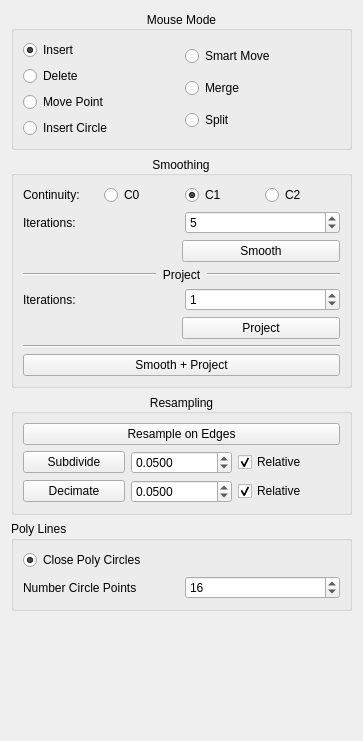
<?xml version="1.0" encoding="UTF-8"?>
<ui version="4.0">
 <class>PolyLineToolbar</class>
 <widget class="QWidget" name="PolyLineToolbar">
  <property name="geometry">
   <rect>
    <x>0</x>
    <y>0</y>
    <width>363</width>
    <height>741</height>
   </rect>
  </property>
  <property name="sizePolicy">
   <sizepolicy hsizetype="MinimumExpanding" vsizetype="MinimumExpanding">
    <horstretch>0</horstretch>
    <verstretch>0</verstretch>
   </sizepolicy>
  </property>
  <property name="maximumSize">
   <size>
    <width>16777215</width>
    <height>16777215</height>
   </size>
  </property>
  <property name="windowTitle">
   <string>Form</string>
  </property>
  <layout class="QVBoxLayout" name="verticalLayout_2">
   <item>
    <widget class="QGroupBox" name="groupBox">
     <property name="sizePolicy">
      <sizepolicy hsizetype="Preferred" vsizetype="Preferred">
       <horstretch>0</horstretch>
       <verstretch>0</verstretch>
      </sizepolicy>
     </property>
     <property name="title">
      <string>Mouse Mode</string>
     </property>
     <property name="alignment">
      <set>Qt::AlignCenter</set>
     </property>
     <layout class="QHBoxLayout">
      <item>
       <layout class="QVBoxLayout">
        <item>
         <widget class="QRadioButton" name="rb_insert">
          <property name="toolTip">
           <string>Insert a new Polyline</string>
          </property>
          <property name="statusTip">
           <string>Insert a new Polyline</string>
          </property>
          <property name="text">
           <string>Insert</string>
          </property>
          <property name="checked">
           <bool>true</bool>
          </property>
         </widget>
        </item>
        <item>
         <widget class="QRadioButton" name="rb_delete">
          <property name="toolTip">
           <string>Delete a Polyline</string>
          </property>
          <property name="statusTip">
           <string>Delete a Polyline</string>
          </property>
          <property name="text">
           <string>Delete</string>
          </property>
         </widget>
        </item>
        <item>
         <widget class="QRadioButton" name="rb_move">
          <property name="toolTip">
           <string>Move a Point of a Polyline while keeping all others fixed</string>
          </property>
          <property name="statusTip">
           <string>Move a Point of a Polyline while keeping all others fixed</string>
          </property>
          <property name="text">
           <string>Move Point</string>
          </property>
         </widget>
        </item>
        <item>
         <widget class="QRadioButton" name="rb_InsertCircle">
          <property name="text">
           <string>Insert Circle</string>
          </property>
         </widget>
        </item>
       </layout>
      </item>
      <item>
       <layout class="QVBoxLayout">
        <item>
         <widget class="QRadioButton" name="rb_smart_move">
          <property name="toolTip">
           <string>Move Points of a Polyline</string>
          </property>
          <property name="statusTip">
           <string>Move Points of a Polyline</string>
          </property>
          <property name="text">
           <string>Smart Move</string>
          </property>
         </widget>
        </item>
        <item>
         <widget class="QRadioButton" name="rb_merge">
          <property name="toolTip">
           <string>Merge two Polylines</string>
          </property>
          <property name="statusTip">
           <string>Merge two Polylines</string>
          </property>
          <property name="text">
           <string>Merge</string>
          </property>
         </widget>
        </item>
        <item>
         <widget class="QRadioButton" name="rb_split">
          <property name="toolTip">
           <string>Split a Polyline</string>
          </property>
          <property name="statusTip">
           <string>Split a Polyline</string>
          </property>
          <property name="text">
           <string>Split</string>
          </property>
         </widget>
        </item>
       </layout>
      </item>
     </layout>
    </widget>
   </item>
   <item>
    <widget class="QGroupBox" name="groupBox_2">
     <property name="title">
      <string>Smoothing</string>
     </property>
     <property name="alignment">
      <set>Qt::AlignCenter</set>
     </property>
     <layout class="QVBoxLayout" name="verticalLayout">
      <item>
       <layout class="QHBoxLayout">
        <item>
         <widget class="QLabel" name="label">
          <property name="text">
           <string>Continuity:</string>
          </property>
         </widget>
        </item>
        <item>
         <widget class="QRadioButton" name="rb_smooth_c0">
          <property name="toolTip">
           <string>C0 continuity</string>
          </property>
          <property name="statusTip">
           <string>C0 continuity</string>
          </property>
          <property name="text">
           <string>C0</string>
          </property>
          <property name="checked">
           <bool>false</bool>
          </property>
         </widget>
        </item>
        <item>
         <widget class="QRadioButton" name="rb_smooth_c1">
          <property name="toolTip">
           <string>C1 continuity</string>
          </property>
          <property name="statusTip">
           <string>C1 continuity</string>
          </property>
          <property name="text">
           <string>C1</string>
          </property>
          <property name="checked">
           <bool>true</bool>
          </property>
         </widget>
        </item>
        <item>
         <widget class="QRadioButton" name="rb_smooth_c2">
          <property name="toolTip">
           <string>C2 continuity</string>
          </property>
          <property name="statusTip">
           <string>C2 continuity</string>
          </property>
          <property name="text">
           <string>C2</string>
          </property>
         </widget>
        </item>
       </layout>
      </item>
      <item>
       <layout class="QHBoxLayout" name="horizontalLayout_3">
        <item>
         <widget class="QLabel" name="label_2">
          <property name="text">
           <string>Iterations:</string>
          </property>
         </widget>
        </item>
        <item>
         <widget class="QSpinBox" name="sb_smooth_iter">
          <property name="toolTip">
           <string>Smoothing Iterations</string>
          </property>
          <property name="statusTip">
           <string>Smoothing Iterations</string>
          </property>
          <property name="maximum">
           <number>9999</number>
          </property>
          <property name="value">
           <number>5</number>
          </property>
         </widget>
        </item>
       </layout>
      </item>
      <item>
       <layout class="QHBoxLayout" name="horizontalLayout_5">
        <item>
         <spacer name="horizontalSpacer">
          <property name="orientation">
           <enum>Qt::Horizontal</enum>
          </property>
          <property name="sizeHint" stdset="0">
           <size>
            <width>40</width>
            <height>20</height>
           </size>
          </property>
         </spacer>
        </item>
        <item>
         <widget class="QPushButton" name="pb_smooth">
          <property name="sizePolicy">
           <sizepolicy hsizetype="MinimumExpanding" vsizetype="Fixed">
            <horstretch>0</horstretch>
            <verstretch>0</verstretch>
           </sizepolicy>
          </property>
          <property name="toolTip">
           <string>Smooth the target polyline</string>
          </property>
          <property name="statusTip">
           <string>Smooth the target polyline</string>
          </property>
          <property name="text">
           <string>Smooth</string>
          </property>
         </widget>
        </item>
       </layout>
      </item>
      <item>
       <layout class="QHBoxLayout" name="horizontalLayout_2">
        <item>
         <widget class="Line" name="line_4">
          <property name="sizePolicy">
           <sizepolicy hsizetype="MinimumExpanding" vsizetype="Fixed">
            <horstretch>0</horstretch>
            <verstretch>0</verstretch>
           </sizepolicy>
          </property>
          <property name="orientation">
           <enum>Qt::Horizontal</enum>
          </property>
         </widget>
        </item>
        <item>
         <widget class="QLabel" name="label_4">
          <property name="text">
           <string>Project</string>
          </property>
          <property name="alignment">
           <set>Qt::AlignCenter</set>
          </property>
         </widget>
        </item>
        <item>
         <widget class="Line" name="line_5">
          <property name="sizePolicy">
           <sizepolicy hsizetype="MinimumExpanding" vsizetype="Fixed">
            <horstretch>0</horstretch>
            <verstretch>0</verstretch>
           </sizepolicy>
          </property>
          <property name="orientation">
           <enum>Qt::Horizontal</enum>
          </property>
         </widget>
        </item>
       </layout>
      </item>
      <item>
       <layout class="QHBoxLayout" name="horizontalLayout_4">
        <item>
         <widget class="QLabel" name="label_5">
          <property name="text">
           <string>Iterations:</string>
          </property>
         </widget>
        </item>
        <item>
         <widget class="QSpinBox" name="sb_smooth_project_iter">
          <property name="toolTip">
           <string>Projection Iterations</string>
          </property>
          <property name="statusTip">
           <string>Projection Iterations</string>
          </property>
          <property name="maximum">
           <number>9999</number>
          </property>
          <property name="value">
           <number>1</number>
          </property>
         </widget>
        </item>
       </layout>
      </item>
      <item>
       <layout class="QHBoxLayout" name="horizontalLayout_6">
        <item>
         <spacer name="horizontalSpacer_2">
          <property name="orientation">
           <enum>Qt::Horizontal</enum>
          </property>
          <property name="sizeHint" stdset="0">
           <size>
            <width>40</width>
            <height>20</height>
           </size>
          </property>
         </spacer>
        </item>
        <item>
         <widget class="QPushButton" name="pb_project">
          <property name="sizePolicy">
           <sizepolicy hsizetype="MinimumExpanding" vsizetype="Fixed">
            <horstretch>0</horstretch>
            <verstretch>0</verstretch>
           </sizepolicy>
          </property>
          <property name="toolTip">
           <string>Project the Polyline onto the object</string>
          </property>
          <property name="statusTip">
           <string>Project the Polyline onto the object</string>
          </property>
          <property name="text">
           <string>Project</string>
          </property>
         </widget>
        </item>
       </layout>
      </item>
      <item>
       <widget class="Line" name="line">
        <property name="orientation">
         <enum>Qt::Horizontal</enum>
        </property>
       </widget>
      </item>
      <item>
       <widget class="QPushButton" name="pb_smooth_project">
        <property name="toolTip">
         <string>Smooth the Polyline and project onto the object</string>
        </property>
        <property name="statusTip">
         <string>Smooth the Polyline and project onto the object</string>
        </property>
        <property name="text">
         <string>Smooth + Project</string>
        </property>
       </widget>
      </item>
     </layout>
    </widget>
   </item>
   <item>
    <widget class="QGroupBox" name="groupBox_3">
     <property name="title">
      <string>Resampling</string>
     </property>
     <property name="alignment">
      <set>Qt::AlignCenter</set>
     </property>
     <layout class="QVBoxLayout">
      <item>
       <widget class="QPushButton" name="pb_resample_on_edges">
        <property name="toolTip">
         <string>Resample on edges</string>
        </property>
        <property name="statusTip">
         <string>Resample on edges</string>
        </property>
        <property name="text">
         <string>Resample on Edges</string>
        </property>
       </widget>
      </item>
      <item>
       <layout class="QGridLayout" name="gridLayout">
        <item row="0" column="1">
         <widget class="QDoubleSpinBox" name="dsb_subdivide">
          <property name="toolTip">
           <string>Absolute segment length</string>
          </property>
          <property name="statusTip">
           <string>Absolute segment length</string>
          </property>
          <property name="decimals">
           <number>4</number>
          </property>
          <property name="maximum">
           <double>99999999.989999994635582</double>
          </property>
          <property name="singleStep">
           <double>0.010000000000000</double>
          </property>
          <property name="value">
           <double>0.050000000000000</double>
          </property>
         </widget>
        </item>
        <item row="1" column="1">
         <widget class="QDoubleSpinBox" name="dsb_decimate">
          <property name="toolTip">
           <string>Absolute segment length</string>
          </property>
          <property name="statusTip">
           <string>Absolute segment length</string>
          </property>
          <property name="decimals">
           <number>4</number>
          </property>
          <property name="maximum">
           <double>9999999.990000000223517</double>
          </property>
          <property name="singleStep">
           <double>0.010000000000000</double>
          </property>
          <property name="value">
           <double>0.050000000000000</double>
          </property>
         </widget>
        </item>
        <item row="1" column="0">
         <widget class="QPushButton" name="pb_decimate">
          <property name="toolTip">
           <string>Decimate the target polyline</string>
          </property>
          <property name="statusTip">
           <string>Decimate the target polyline</string>
          </property>
          <property name="text">
           <string>Decimate</string>
          </property>
         </widget>
        </item>
        <item row="0" column="0">
         <widget class="QPushButton" name="pb_subdivide">
          <property name="toolTip">
           <string>Subdivide the target polyline</string>
          </property>
          <property name="statusTip">
           <string>Subdivide the target polyline</string>
          </property>
          <property name="text">
           <string>Subdivide</string>
          </property>
         </widget>
        </item>
        <item row="0" column="2">
         <widget class="QCheckBox" name="subdivide_relative">
          <property name="toolTip">
           <string>If this option is checked, interpret value as relative portion of the absolute line segment's length. If this option is unchecked, the current relative value is automatically converted to the corresponding absolute length. If this option is re-checked, the current absolute value is converted to the corresponding relative portion.</string>
          </property>
          <property name="text">
           <string>Relative</string>
          </property>
          <property name="checked">
           <bool>true</bool>
          </property>
         </widget>
        </item>
        <item row="1" column="2">
         <widget class="QCheckBox" name="decimate_relative">
          <property name="toolTip">
           <string>If this option is checked, interpret value as relative portion of the absolute line segment's length. If this option is unchecked, the current relative value is automatically converted to the corresponding absolute length. If this option is re-checked, the current absolute value is converted to the corresponding relative portion.</string>
          </property>
          <property name="text">
           <string>Relative</string>
          </property>
          <property name="checked">
           <bool>true</bool>
          </property>
         </widget>
        </item>
       </layout>
      </item>
     </layout>
    </widget>
   </item>
   <item>
    <widget class="QGroupBox" name="groupBox_4">
     <property name="title">
      <string>Poly Lines</string>
     </property>
     <layout class="QVBoxLayout" name="verticalLayout_3">
      <item>
       <widget class="QRadioButton" name="rb_CloseCircle">
        <property name="text">
         <string>Close Poly Circles</string>
        </property>
        <property name="checked">
         <bool>true</bool>
        </property>
       </widget>
      </item>
      <item>
       <layout class="QHBoxLayout" name="horizontalLayout">
        <item>
         <widget class="QLabel" name="label_3">
          <property name="text">
           <string>Number Circle Points</string>
          </property>
         </widget>
        </item>
        <item>
         <widget class="QSpinBox" name="sb_CirclePointNum">
          <property name="value">
           <number>16</number>
          </property>
         </widget>
        </item>
       </layout>
      </item>
     </layout>
    </widget>
   </item>
   <item>
    <spacer name="verticalSpacer">
     <property name="orientation">
      <enum>Qt::Vertical</enum>
     </property>
     <property name="sizeHint" stdset="0">
      <size>
       <width>0</width>
       <height>0</height>
      </size>
     </property>
    </spacer>
   </item>
  </layout>
 </widget>
 <resources/>
 <connections/>
</ui>
